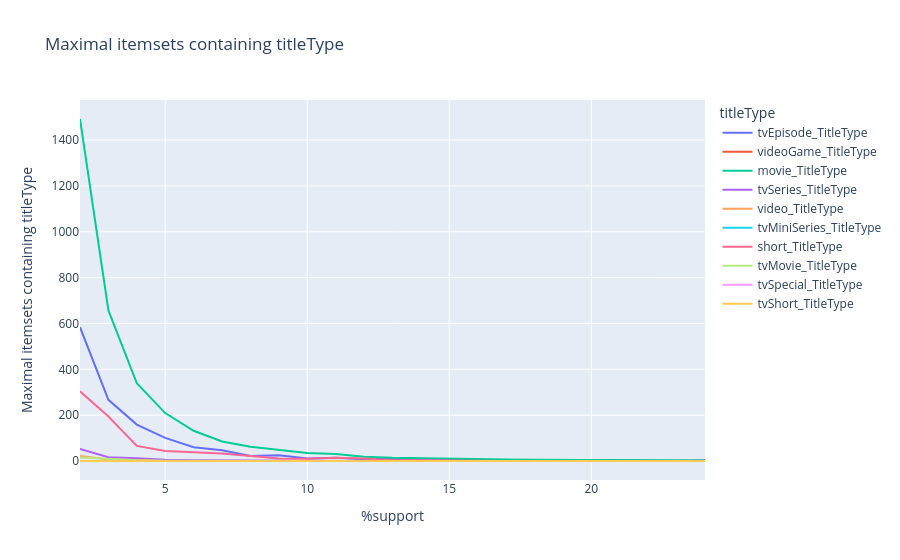

The notebook cell this image was saved under:
### Code cell
x = np.arange(2, max_supp)
fig = go.Figure()

for tt in title_types:
    fig.add_trace(go.Scatter(x=x, y=results[tt], mode='lines', name=tt))

fig.update_layout(
    title="Maximal itemsets containing titleType",
    xaxis_title="%support",
    yaxis_title="Maximal itemsets containing titleType",
    legend_title="titleType"
)
fig.show()

### Figure 1 — Plotly figure (JSON) as saved in the notebook; plotly's stock layout.template omitted (floating-point values rounded to 4 significant figures)
{"data": [{"mode": "lines", "name": "tvEpisode_TitleType", "type": "scatter", "x": [2, 3, 4, 5, 6, 7, 8, 9, 10, 11, 12, 13, 14, 15, 16, 17, 18, 19, 20, 21, 22, 23, 24], "y": [584, 267, 159, 101, 60, 47, 22, 25, 11, 14, 8, 10, 8, 8, 4, 2, 1, 4, 3, 2, 2, 1, 3]}, {"mode": "lines", "name": "videoGame_TitleType", "type": "scatter", "x": [2, 3, 4, 5, 6, 7, 8, 9, 10, 11, 12, 13, 14, 15, 16, 17, 18, 19, 20, 21, 22, 23, 24], "y": [0, 0, 0, 0, 0, 0, 0, 0, 0, 0, 0, 0, 0, 0, 0, 0, 0, 0, 0, 0, 0, 0, 0]}, {"mode": "lines", "name": "movie_TitleType", "type": "scatter", "x": [2, 3, 4, 5, 6, 7, 8, 9, 10, 11, 12, 13, 14, 15, 16, 17, 18, 19, 20, 21, 22, 23, 24], "y": [1492, 657, 339, 209, 132, 85, 62, 50, 35, 31, 19, 14, 13, 12, 10, 7, 5, 4, 6, 3, 2, 2, 2]}, {"mode": "lines", "name": "tvSeries_TitleType", "type": "scatter", "x": [2, 3, 4, 5, 6, 7, 8, 9, 10, 11, 12, 13, 14, 15, 16, 17, 18, 19, 20, 21, 22, 23, 24], "y": [53, 16, 12, 5, 3, 2, 1, 0, 0, 0, 0, 0, 0, 0, 0, 0, 0, 0, 0, 0, 0, 0, 0]}, {"mode": "lines", "name": "video_TitleType", "type": "scatter", "x": [2, 3, 4, 5, 6, 7, 8, 9, 10, 11, 12, 13, 14, 15, 16, 17, 18, 19, 20, 21, 22, 23, 24], "y": [22, 7, 4, 0, 0, 0, 0, 0, 0, 0, 0, 0, 0, 0, 0, 0, 0, 0, 0, 0, 0, 0, 0]}, {"mode": "lines", "name": "tvMiniSeries_TitleType", "type": "scatter", "x": [2, 3, 4, 5, 6, 7, 8, 9, 10, 11, 12, 13, 14, 15, 16, 17, 18, 19, 20, 21, 22, 23, 24], "y": [0, 0, 0, 0, 0, 0, 0, 0, 0, 0, 0, 0, 0, 0, 0, 0, 0, 0, 0, 0, 0, 0, 0]}, {"mode": "lines", "name": "short_TitleType", "type": "scatter", "x": [2, 3, 4, 5, 6, 7, 8, 9, 10, 11, 12, 13, 14, 15, 16, 17, 18, 19, 20, 21, 22, 23, 24], "y": [304, 194, 66, 44, 38, 33, 22, 11, 10, 14, 11, 3, 3, 1, 0, 0, 0, 0, 0, 0, 0, 0, 0]}, {"mode": "lines", "name": "tvMovie_TitleType", "type": "scatter", "x": [2, 3, 4, 5, 6, 7, 8, 9, 10, 11, 12, 13, 14, 15, 16, 17, 18, 19, 20, 21, 22, 23, 24], "y": [15, 8, 3, 1, 0, 0, 0, 0, 0, 0, 0, 0, 0, 0, 0, 0, 0, 0, 0, 0, 0, 0, 0]}, {"mode": "lines", "name": "tvSpecial_TitleType", "type": "scatter", "x": [2, 3, 4, 5, 6, 7, 8, 9, 10, 11, 12, 13, 14, 15, 16, 17, 18, 19, 20, 21, 22, 23, 24], "y": [0, 0, 0, 0, 0, 0, 0, 0, 0, 0, 0, 0, 0, 0, 0, 0, 0, 0, 0, 0, 0, 0, 0]}, {"mode": "lines", "name": "tvShort_TitleType", "type": "scatter", "x": [2, 3, 4, 5, 6, 7, 8, 9, 10, 11, 12, 13, 14, 15, 16, 17, 18, 19, 20, 21, 22, 23, 24], "y": [0, 0, 0, 0, 0, 0, 0, 0, 0, 0, 0, 0, 0, 0, 0, 0, 0, 0, 0, 0, 0, 0, 0]}], "layout": {"legend": {"title": {"text": "titleType"}}, "title": {"text": "Maximal itemsets containing titleType"}, "xaxis": {"title": {"text": "%support"}}, "yaxis": {"title": {"text": "Maximal itemsets containing titleType"}}}}
